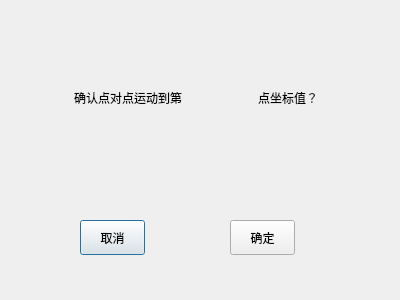
<?xml version="1.0" encoding="UTF-8"?>
<ui version="4.0">
 <class>teacher_point_to_point</class>
 <widget class="QDialog" name="teacher_point_to_point">
  <property name="geometry">
   <rect>
    <x>0</x>
    <y>0</y>
    <width>400</width>
    <height>300</height>
   </rect>
  </property>
  <property name="windowTitle">
   <string>Dialog</string>
  </property>
  <widget class="QLabel" name="display_first">
   <property name="geometry">
    <rect>
     <x>74</x>
     <y>90</y>
     <width>131</width>
     <height>16</height>
    </rect>
   </property>
   <property name="text">
    <string>确认点对点运动到第</string>
   </property>
  </widget>
  <widget class="QLabel" name="point_value">
   <property name="geometry">
    <rect>
     <x>212</x>
     <y>90</y>
     <width>45</width>
     <height>16</height>
    </rect>
   </property>
   <property name="text">
    <string/>
   </property>
   <property name="alignment">
    <set>Qt::AlignCenter</set>
   </property>
  </widget>
  <widget class="QLabel" name="display_third">
   <property name="geometry">
    <rect>
     <x>258</x>
     <y>90</y>
     <width>131</width>
     <height>16</height>
    </rect>
   </property>
   <property name="text">
    <string>点坐标值？</string>
   </property>
  </widget>
  <widget class="QPushButton" name="cancel_button">
   <property name="geometry">
    <rect>
     <x>80</x>
     <y>220</y>
     <width>65</width>
     <height>35</height>
    </rect>
   </property>
   <property name="text">
    <string>取消</string>
   </property>
  </widget>
  <widget class="QPushButton" name="ok_button">
   <property name="geometry">
    <rect>
     <x>230</x>
     <y>220</y>
     <width>65</width>
     <height>35</height>
    </rect>
   </property>
   <property name="text">
    <string>确定</string>
   </property>
  </widget>
 </widget>
 <resources/>
 <connections/>
</ui>
